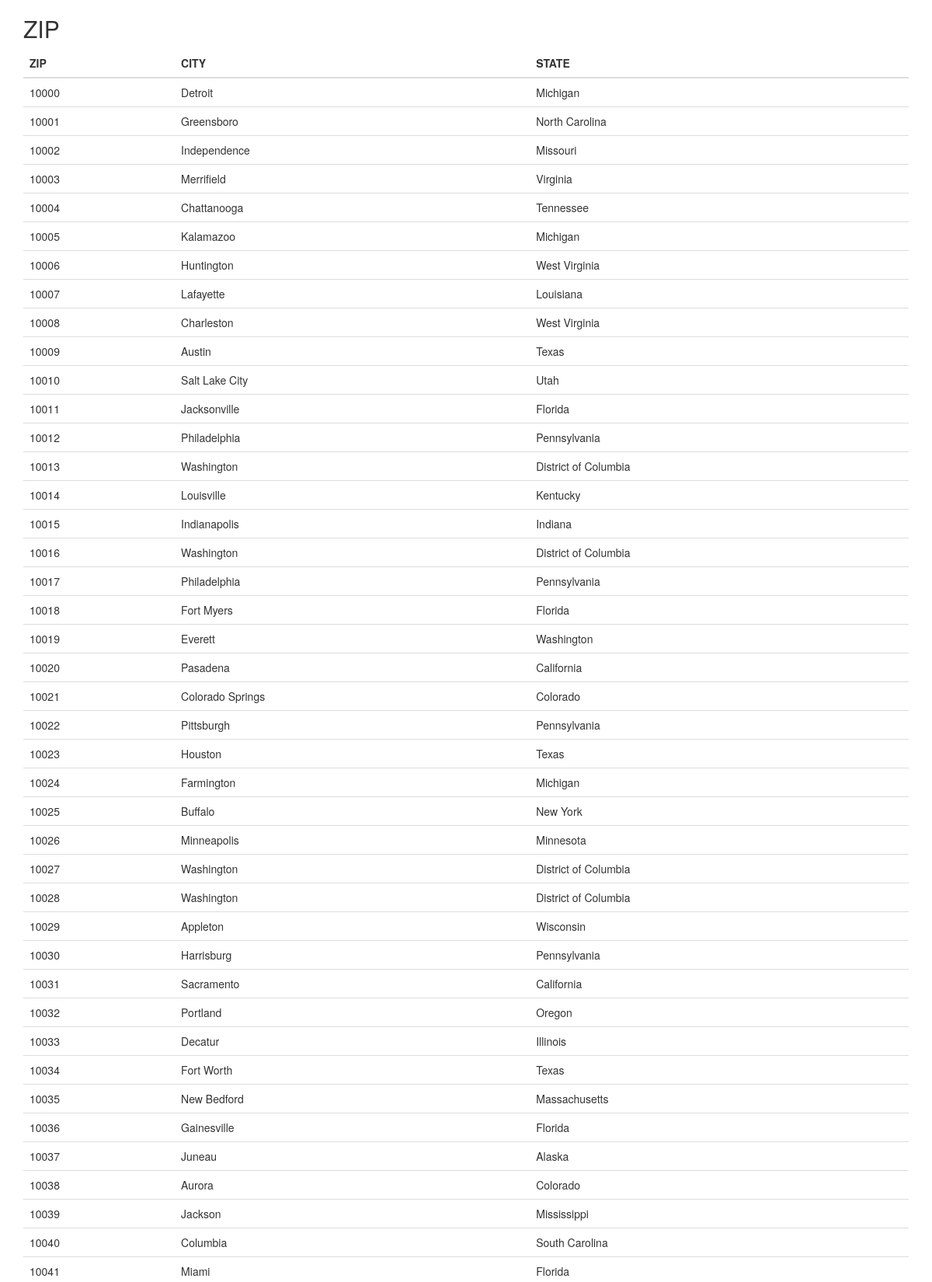
/php/zip.php (upper part), run on the app's committed database.
### tables this page shows
create table ZIP (
	city VARCHAR(50) NOT NULL,
	state VARCHAR(50) NOT NULL,
	 
	zip_code INT NOT NULL AUTO_INCREMENT,
	PRIMARY KEY(zip_code)
);

### php/zip.php (the view, shortened to what this page needs)
<?php
$servername="localhost";
$username="root";
$password="Akatenshi6";
$dbname = "police_db";
$conn = new mysqli($servername, $username, $password, $dbname);
$sql = "SELECT * FROM ZIP";
$result = $conn->query($sql);
?>
<!DOCTYPE html>
<html>
<head>
	<link rel="stylesheet" href="https://maxcdn.bootstrapcdn.com/bootstrap/3.3.7/css/bootstrap.min.css">
</head>
<body>
	<div class="container">
		<h2>ZIP</h2>
		<div class="table-responsive">
			<table class="table">
				<thead>
					<tr>
						<th>ZIP</th>
						<th>CITY</th>
						<th>STATE</th>
					</tr>
				</thead>
				<tbody>
					<tr>
						<?php
						if ($result->num_rows > 0) {
							while($row = $result->fetch_assoc()) {
								echo "<td>
								" . $row["zip_code"]. "</td><td>" . $row["city"] .
								"</td><td>" . $row["state"] . "</td></tr>";
							}
						} else {
							echo "0 results";
						}
						?>
					</tbody>
				</table>
			</div>
		</div>
	</body>
	</html>

### data on the page
zip: zip_code "10000", city "Detroit", state "Michigan"
zip: zip_code "10001", city "Greensboro", state "North Carolina"
zip: zip_code "10002", city "Independence", state "Missouri"
zip: zip_code "10003", city "Merrifield", state "Virginia"
zip: zip_code "10004", city "Chattanooga", state "Tennessee"
zip: zip_code "10005", city "Kalamazoo", state "Michigan"
zip: zip_code "10006", city "Huntington", state "West Virginia"
zip: zip_code "10007", city "Lafayette", state "Louisiana"
zip: zip_code "10008", city "Charleston", state "West Virginia"
zip: zip_code "10009", city "Austin", state "Texas"
zip: zip_code "10010", city "Salt Lake City", state "Utah"
zip: zip_code "10011", city "Jacksonville", state "Florida"
zip: zip_code "10012", city "Philadelphia", state "Pennsylvania"
zip: zip_code "10013", city "Washington", state "District of Columbia"
zip: zip_code "10014", city "Louisville", state "Kentucky"
zip: zip_code "10015", city "Indianapolis", state "Indiana"
zip: zip_code "10016", city "Washington", state "District of Columbia"
zip: zip_code "10017", city "Philadelphia", state "Pennsylvania"
zip: zip_code "10018", city "Fort Myers", state "Florida"
zip: zip_code "10019", city "Everett", state "Washington"
zip: zip_code "10020", city "Pasadena", state "California"
zip: zip_code "10021", city "Colorado Springs", state "Colorado"
zip: zip_code "10022", city "Pittsburgh", state "Pennsylvania"
zip: zip_code "10023", city "Houston", state "Texas"
zip: zip_code "10024", city "Farmington", state "Michigan"
zip: zip_code "10025", city "Buffalo", state "New York"
zip: zip_code "10026", city "Minneapolis", state "Minnesota"
zip: zip_code "10027", city "Washington", state "District of Columbia"
zip: zip_code "10028", city "Washington", state "District of Columbia"
zip: zip_code "10029", city "Appleton", state "Wisconsin"
zip: zip_code "10030", city "Harrisburg", state "Pennsylvania"
zip: zip_code "10031", city "Sacramento", state "California"
zip: zip_code "10032", city "Portland", state "Oregon"
zip: zip_code "10033", city "Decatur", state "Illinois"
zip: zip_code "10034", city "Fort Worth", state "Texas"
zip: zip_code "10035", city "New Bedford", state "Massachusetts"
zip: zip_code "10036", city "Gainesville", state "Florida"
zip: zip_code "10037", city "Juneau", state "Alaska"
zip: zip_code "10038", city "Aurora", state "Colorado"
zip: zip_code "10039", city "Jackson", state "Mississippi"
zip: zip_code "10040", city "Columbia", state "South Carolina"
zip: zip_code "10041", city "Miami", state "Florida"
